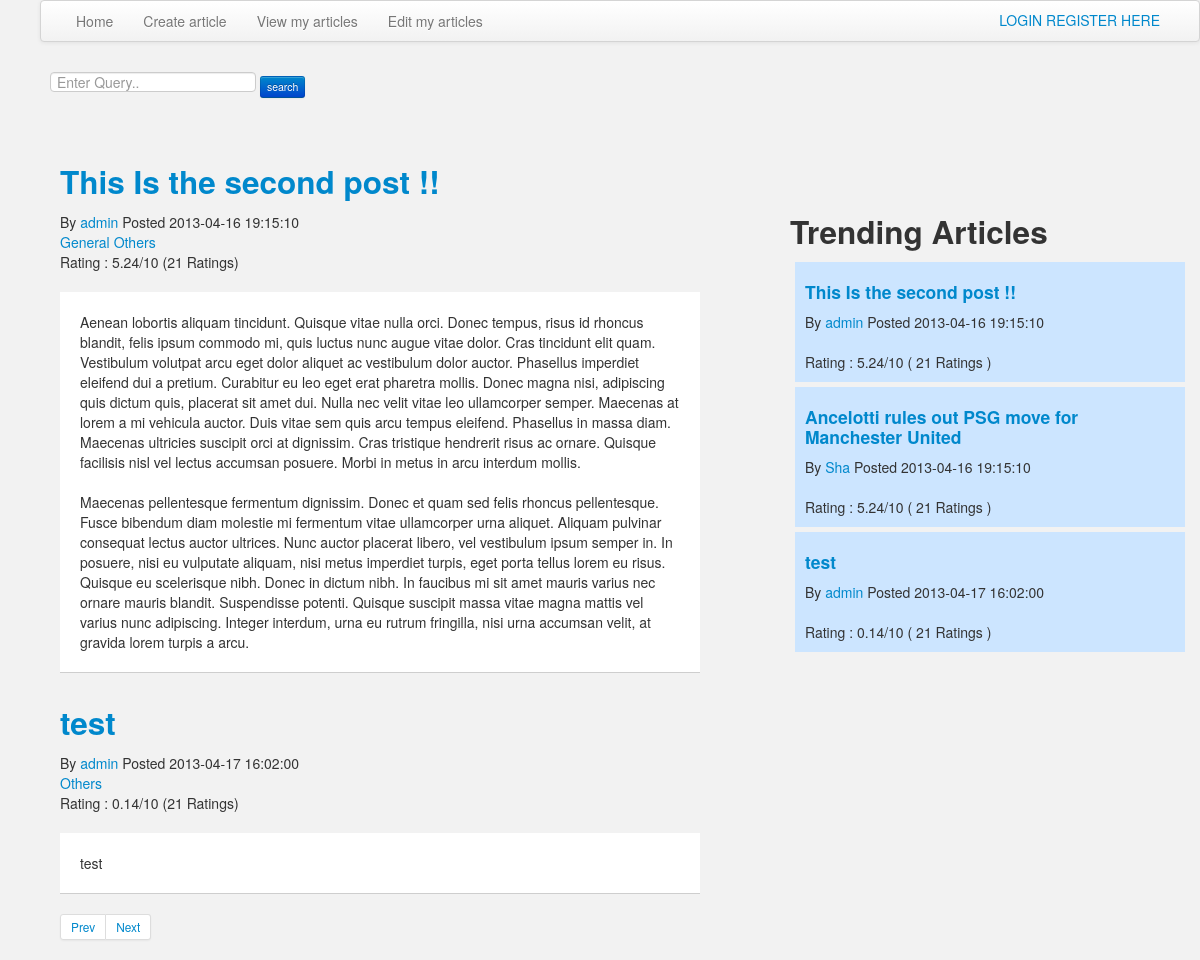
The app's page /profile.php?p=1 with its own data.
### tables this page shows
CREATE TABLE IF NOT EXISTS `articles` (
  `ArticleID` int(11) NOT NULL AUTO_INCREMENT,
  `Title` varchar(50) NOT NULL,
  `Description` text NOT NULL,
  `AuthorID` int(11) NOT NULL,
  `Rating` double NOT NULL DEFAULT '5',
  `NumRatings` int(11) NOT NULL DEFAULT '20',
  `Keywords` text NOT NULL,
  `Timestamp` timestamp NOT NULL DEFAULT CURRENT_TIMESTAMP,
  `Approved` int(11) NOT NULL DEFAULT '0',
  `Categories` varchar(200) NOT NULL,
  PRIMARY KEY (`ArticleID`),
  KEY `Author` (`AuthorID`),
  KEY `AuthorID` (`AuthorID`)
);

CREATE TABLE IF NOT EXISTS `users` (
  `id` int(11) NOT NULL AUTO_INCREMENT,
  `name` varchar(30) NOT NULL,
  `email` varchar(30) NOT NULL,
  `roll` int(11) NOT NULL,
  `permissions` int(11) NOT NULL,
  `password` varchar(30) NOT NULL,
  PRIMARY KEY (`id`)
);

### functions.php (the view, shortened to what this page needs)
<?php
function printArticle($row,$num)
{
    $categories=explode(" ",$row['Categories']);
	echo '<br />';
	echo '<div class='.'article'.'>';
	echo "<h2>"."<a href='article.php?id=".$row['ArticleID']."'>".$row['Title']."</a></h2>";
	echo "By "."<a href='profile.php?p=".$row['AuthorID']."'>".$row['name']."</a> Posted ".$row['Timestamp']."<br>";
    foreach($categories as $category)
    {
        echo "<a href='category.php?cat=".$category."'>".$category."</a> ";
    }
    echo "<br>Rating : ".number_format($row['Rating'],2,'.',',')."/10  (".$row['NumRatings']." Ratings)<br><br>";
	echo "<div class='article-content' style=''>".nl2br($row['Description'])."</div>";
	echo '</div>';
}
?>

### profile.php (shortened to what this page needs)
<link rel='stylesheet' type='text/css' href='bootstrap/bootstrap/css/bootstrap.css'/>
<link rel='stylesheet' type="text/css" href='css/styles.css'/>
<?php
include('functions.php');
include('header.php');
include('menu.php');
include('searchform.php');
include('topArticles.php');
function getTopArticles($page)
{
    $sql="SELECT * FROM articles,users where articles.AuthorID=users.id AND users.id=".$_GET['p'];
    $result=mysql_query($sql);
    if(mysql_num_rows($result))
    {
        $row=mysql_result($result,($page-1)*3);
        $sql="SELECT * FROM articles,users where articles.AuthorID=users.id AND users.id=".$_GET['p']." and articles.articleID>=$row limit 3";
        $result=mysql_query($sql) or die(mysql_error());
        if(mysql_num_rows($result)!=0)
        {
            while($row=mysql_fetch_array($result))
            {
                if(!isset($_SESSION['id']) || $_SESSION['id']!=$_GET['p'])
                {
                    if($row['Approved']==1)
                    {
                        printArticle($row,1);
                    }
                }
                else if($_SESSION['id']==$_GET['p'])
                {
                    printArticle($row,0);
                }
            }
        }
    }
    else
        echo "<br>You have not published any articles yet! <a href='createArticleForm.php'>Create one here</a>";
    getPages($page);
}
function getPages($id)
{
    $sql="SELECT * FROM articles,users where articles.AuthorID=users.id AND users.id=".$_GET['p'];
    $result=mysql_query($sql);
    $num=mysql_num_rows($result);
    echo "<div class='pagination pagination-small'>
      <ul>";
    if($id==1)$prev=1;
    else $prev=$id-1;
    if($num%3==0)$i=(int)$num/3;
    else $i=(int)($num/3)+1;
    if($id==$i)$next=$id;
    else $next=$id+1;
    echo "<li><a href='profile.php?p=".$_GET['p']."&page=".$prev."'>Prev</a></li>";
    echo "<li><a href='profile.php?p=".$_GET['p']."&page=".$next."'>Next</a></li>";
    echo "</ul>
    </div>";
}
if(isset($_GET['page']))
{
    echo "<div id='content'>";
    getTopArticles($_GET['page']);
    echo "</div>";
}
else
{
    echo "<div id='content'>";
    getTopArticles(1);
    echo "</div>";
}
?>

### topArticles.php
<html>
	<div id="topArticles">
		<h2>Trending Articles</h2>
		<?php
			$sql="SELECT * FROM articles,users where articles.AuthorID=users.id and articles.Approved=1 ORDER BY Rating DESC LIMIT 5";
			$result=mysql_query($sql) or die(mysql_error());
			while($row=mysql_fetch_array($result))
			{
				echo "<div class=\"topArticles-element\">";
					echo "<h4>"."<a href='article.php?id=".$row['ArticleID']."'>".$row['Title']."</a></h4>";
					echo "By "."<a href='profile.php?p=".$row['AuthorID']."'>".$row['name']."</a> Posted ".$row['Timestamp']."<br>";
					echo "<br>Rating : ".number_format($row['Rating'],2,'.',',')."/10  ( ".$row['NumRatings']." Ratings )";
				echo "</div>";
			}
		?>
	</div>
</html>

### css/styles.css (style rules this page uses)
#content { width:700px; margin-left: 20px; }
.article-content { border-bottom:1px solid #cecece; padding: 20px; word-wrap:break-word; width:600px; background-color: #fff; }
.article { #width:60%; }
#topArticles { float:right; width:400px; margin-left:100px; margin-right:10px; margin-top:6%; }
.topArticles-element { margin:5px 5px 5px 5px; background-color:#cce5ff; padding:10px; }

### records on screen
articles: Title "This Is the second post !!", AuthorID.name "admin", Timestamp "2013-04-16 19:15:10", Rating "5.24", NumRatings "21", Categories "General", Categories "Others", Description "Aenean lobortis aliquam tincidunt. Quisque vitae nulla orci. Donec tempus, risus id rhoncus blandit, felis ipsum commodo mi, quis luctus nunc augue vitae dolor. Cras tincidunt elit quam. Vestibulum volutpat arcu eget dolor aliquet ac vestibulum dolor auctor. Phasellus imperdiet eleifend dui a pretium. Curabitur eu leo eget erat pharetra mollis. Donec magna nisi, adipiscing quis dictum quis, placerat sit amet dui. Nulla nec velit vitae leo ullamcorper semper. Maecenas at lorem a mi vehicula auctor. Duis vitae sem quis arcu tempus eleifend. Phasellus in massa diam. Maecenas ultricies suscipit orci at dignissim. Cras tristique hendrerit risus ac ornare. Quisque facilisis nisl vel lectus…"
articles: Title "Ancelotti rules out PSG move for Manchester United", AuthorID.name "Sha", Timestamp "2013-04-16 19:15:10", Rating "5.24", NumRatings "21"
articles: Title "test", AuthorID.name "admin", Timestamp "2013-04-17 16:02:00", Rating "0.14", NumRatings "21", Categories "Others", Description "test"
